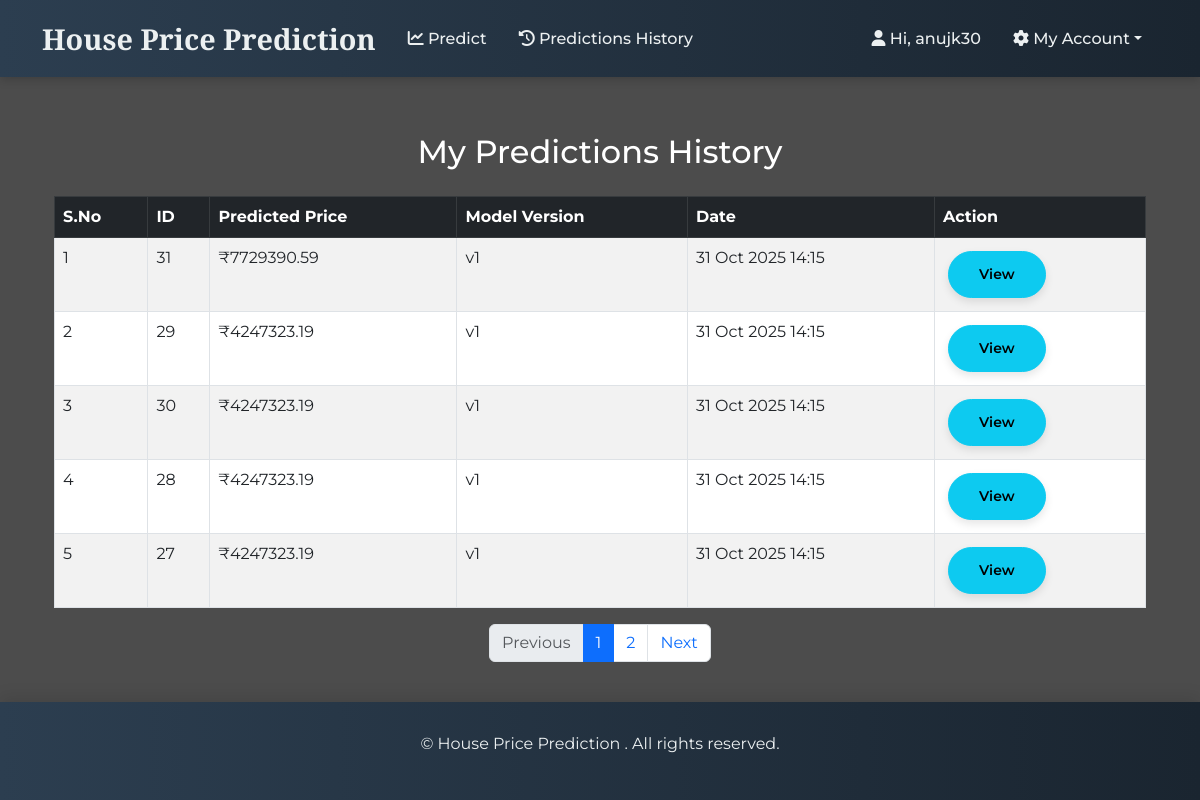
The app's page /accounts/my-predictions/ (signed in) with its own data.
### homes/models.py (models this page shows, shortened)
class Prediction(models.Model):
    user = models.ForeignKey(User, on_delete=models.CASCADE, null=True, blank=True)
    input_features = models.JSONField()
    predicted_price = models.FloatField()
    model_version = models.CharField(max_length=20, default='v1')
    created_at = models.DateTimeField(auto_now_add=True)

### accounts/views.py (the view)
# urls.py: path('my-predictions/', views.user_predictions, name='user_predictions'),
@login_required(login_url='/accounts/login/')
def user_predictions(request):
    predictions_list = Prediction.objects.filter(user=request.user).order_by('-created_at')
    paginator = Paginator(predictions_list, 5)
    page_number = request.GET.get('page')
    predictions = paginator.get_page(page_number)
    return render(request, "accounts/user_predictions.html", {"predictions": predictions})

### accounts/templates/accounts/user_predictions.html (shortened to what this page needs)
{% extends "base.html" %}
{% block content %}
<div class="container mt-5">
    <h2 class="mb-4 text-center" style="color: white;">My Predictions History</h2>
    {% if predictions %}
        <table class="table table-bordered table-striped">
            <thead class="table-dark">
                <tr>
                    <th>S.No</th>
                    <th>ID</th>
                    <th>Predicted Price</th>
                    <th>Model Version</th>
                    <th>Date</th>
                    <th>Action</th>
                </tr>
            </thead>
            <tbody>
                {% for pred in predictions %}
                <tr>
                    <td>{{ forloop.counter }}</td>
                    <td>{{ pred.id }}</td>
                    <td>₹{{ pred.predicted_price|floatformat:2 }}</td>
                    <td>{{ pred.model_version }}</td>
                    <td>{{ pred.created_at|date:"d M Y H:i" }}</td>
                    <td><a href="{% url 'prediction_detail' pred.id %}" class="btn btn-sm btn-info">View</a></td>
                </tr>
                {% endfor %}
            </tbody>
        </table>
        <nav aria-label="Page navigation">
            <ul class="pagination justify-content-center">
                {% if predictions.has_previous %}
                    <li class="page-item">
                        <a class="page-link" href="?page={{ predictions.previous_page_number }}">Previous</a>
                    </li>
                {% else %}
                    <li class="page-item disabled"><span class="page-link">Previous</span></li>
                {% endif %}
                {% for num in predictions.paginator.page_range %}
                    {% if predictions.number == num %}
                        <li class="page-item active"><span class="page-link">{{ num }}</span></li>
                    {% elif num > predictions.number|add:-3 and num < predictions.number|add:3 %}
                        <li class="page-item"><a class="page-link" href="?page={{ num }}">{{ num }}</a></li>
                    {% endif %}
                {% endfor %}
                {% if predictions.has_next %}
                    <li class="page-item">
                        <a class="page-link" href="?page={{ predictions.next_page_number }}">Next</a>
                    </li>
                {% else %}
                    <li class="page-item disabled"><span class="page-link">Next</span></li>
                {% endif %}
            </ul>
        </nav>
    {% else %}
        <div class="alert alert-info text-center">No predictions found.</div>
    {% endif %}
</div>
{% endblock %}

### templates/base.html (shortened to what this page needs)
{% load static %}
<!DOCTYPE html>
<html lang="en">
<head>
    <link href="https://cdn.jsdelivr.net/npm/bootstrap@5.3.0/dist/css/bootstrap.min.css" rel="stylesheet">
    <link rel="stylesheet" href="https://cdnjs.cloudflare.com/ajax/libs/font-awesome/6.4.0/css/all.min.css">
</head>
<body>
<nav class="navbar navbar-expand-lg navbar-dark">
  <div class="container">
    <a class="navbar-brand" href="/">
        House Price Prediction
    </a>
    <div class="collapse navbar-collapse" id="navbarNav">
      <ul class="navbar-nav me-auto">
        {% if user.is_authenticated and not user.is_superuser %}
        <li class="nav-item"><a class="nav-link" href="{% url 'predict' %}"><i class="fa-solid fa-chart-line"></i> Predict</a></li>
        <li class="nav-item"><a class="nav-link" href="{% url 'user_predictions' %}"><i class="fa-solid fa-history"></i> Predictions History</a></li>
        {% endif %}
      </ul>
      <ul class="navbar-nav ms-auto">
        {% if user.is_authenticated %}
        <li class="nav-item"><a class="nav-link"><i class="fa-solid fa-user"></i> Hi, {{ user.username }}</a></li>
        <li class="nav-item dropdown">
          <a class="nav-link dropdown-toggle" href="#" id="accountMenu" role="button"
             data-bs-toggle="dropdown" aria-expanded="false"><i class="fa-solid fa-gear"></i> My Account</a>
        </li>
        {% else %}
        <li class="nav-item"><a class="nav-link" href="{% url 'login' %}"><i class="fa-solid fa-right-to-bracket"></i> Login</a></li>
        <li class="nav-item"><a class="nav-link" href="{% url 'register' %}"><i class="fa-solid fa-user-plus"></i> Register</a></li>
        {% endif %}
      </ul>
    </div>
  </div>
</nav>
<div class="container mb-4">
    {% block content %}{% endblock %}
</div>
<footer class="mt-auto">
    <div class="container">
        <p>&copy; {{ now|date:"Y" }} House Price Prediction . All rights reserved.</p>
    </div>
</footer>
</body>
</html>

### templates/base.html (style rules this page uses)
:root { --primary-color: #2c3e50; --secondary-color: #e74c3c; --accent-color: #3498db; --light-color: #ecf0f1; --dark-color: #2c3e50; }
body { background: linear-gradient(rgba(0, 0, 0, 0.7), rgba(0, 0, 0, 0.7)), url('https://images.unsplash.com/photo-1564013799919-ab600027ffc6?auto=format&fit=crop&w=1650&q=80') no-repeat center center fixed; background-size: cover; min-height: 100vh; font-family: 'Montserrat', sans-serif; color: #333; display: flex; flex-direction: column; }
.navbar { background: linear-gradient(90deg, var(--primary-color) 0%, #1a2530 100%) !important; box-shadow: 0 2px 10px rgba(0, 0, 0, 0.2); padding: 12px 0; }
.navbar-brand { font-family: 'Playfair Display', serif; font-weight: 700; font-size: 1.8rem; color: var(--light-color) !important; }
.navbar .nav-link { color: var(--light-color) !important; font-weight: 500; margin: 0 8px; transition: all 0.3s ease; position: relative; }
.navbar .nav-link:not(.dropdown-toggle):after { content: ''; position: absolute; width: 0; height: 2px; bottom: 0; left: 0; background-color: var(--secondary-color); transition: width 0.3s ease; }
.btn { padding: 12px 30px; border-radius: 50px; font-weight: 600; transition: all 0.3s ease; margin: 5px; box-shadow: 0 4px 8px rgba(0, 0, 0, 0.1); }
footer { background: linear-gradient(90deg, var(--primary-color) 0%, #1a2530 100%); color: var(--light-color); padding: 30px 0; text-align: center; margin-top: auto; box-shadow: 0 -5px 15px rgba(0, 0, 0, 0.1); }

### records on screen
Prediction: id "31", predicted_price "7729390.59", model_version "v1", created_at "31 Oct 2025 14:15"
Prediction: id "29", predicted_price "4247323.19", model_version "v1", created_at "31 Oct 2025 14:15"
Prediction: id "30", predicted_price "4247323.19", model_version "v1", created_at "31 Oct 2025 14:15"
Prediction: id "28", predicted_price "4247323.19", model_version "v1", created_at "31 Oct 2025 14:15"
Prediction: id "27", predicted_price "4247323.19", model_version "v1", created_at "31 Oct 2025 14:15"

### other values on screen
{{ user.username }} "anujk30"
{{ num }} "1"
{{ num }} "2"
